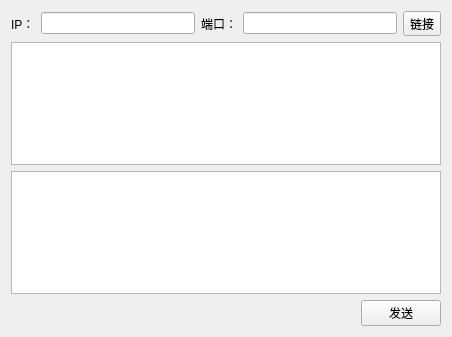
<?xml version="1.0" encoding="UTF-8"?>
<ui version="4.0">
 <class>udp_talk</class>
 <widget class="QWidget" name="udp_talk">
  <property name="geometry">
   <rect>
    <x>0</x>
    <y>0</y>
    <width>452</width>
    <height>337</height>
   </rect>
  </property>
  <property name="windowTitle">
   <string>udp_talk</string>
  </property>
  <layout class="QGridLayout" name="gridLayout">
   <item row="0" column="0">
    <layout class="QHBoxLayout" name="horizontalLayout">
     <item>
      <widget class="QLabel" name="label_ip">
       <property name="text">
        <string>IP：</string>
       </property>
      </widget>
     </item>
     <item>
      <widget class="QLineEdit" name="lineEdit_ip"/>
     </item>
     <item>
      <widget class="QLabel" name="label_port">
       <property name="text">
        <string>端口：</string>
       </property>
      </widget>
     </item>
     <item>
      <widget class="QLineEdit" name="lineEdit_port"/>
     </item>
     <item>
      <widget class="QToolButton" name="toolButton_connect">
       <property name="text">
        <string>链接</string>
       </property>
      </widget>
     </item>
    </layout>
   </item>
   <item row="1" column="0">
    <widget class="QTextBrowser" name="textBrowser_talk_win"/>
   </item>
   <item row="2" column="0">
    <widget class="QTextEdit" name="textEdit_write_send">
     <property name="sizePolicy">
      <sizepolicy hsizetype="Expanding" vsizetype="Preferred">
       <horstretch>0</horstretch>
       <verstretch>0</verstretch>
      </sizepolicy>
     </property>
     <property name="minimumSize">
      <size>
       <width>0</width>
       <height>0</height>
      </size>
     </property>
    </widget>
   </item>
   <item row="3" column="0">
    <layout class="QHBoxLayout" name="horizontalLayout_2">
     <item>
      <spacer name="horizontalSpacer">
       <property name="orientation">
        <enum>Qt::Horizontal</enum>
       </property>
       <property name="sizeHint" stdset="0">
        <size>
         <width>40</width>
         <height>20</height>
        </size>
       </property>
      </spacer>
     </item>
     <item>
      <widget class="QPushButton" name="pushButton_send">
       <property name="text">
        <string>发送</string>
       </property>
      </widget>
     </item>
    </layout>
   </item>
  </layout>
 </widget>
 <layoutdefault spacing="6" margin="11"/>
 <resources/>
 <connections/>
</ui>
